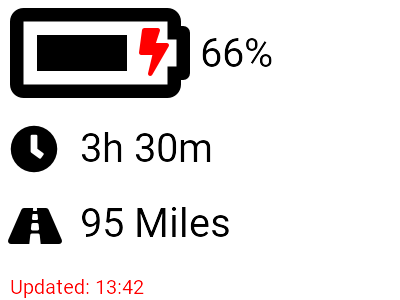

Reproduce this figure in Python.
from PIL import Image, ImageDraw, ImageFont
from inky import InkyWHAT
from ConfigParser import SafeConfigParser

import datetime
import pycarwings2
import time
import logging
import sys
import math
import os

# Sort out the directory
dir = os.path.dirname(__file__) + "/"
if len(dir) == 1:
	dir = ''

# setup inky for display
inky_display = InkyWHAT("red")
inky_display.set_border(inky_display.RED)

# get an image
base = Image.open(dir + 'img/base.png').convert('RGBA')

# make a blank image for the text, initialized to transparent text color
txt = Image.new('RGBA', base.size, (255,255,255,0))

# get a font
fnt = ImageFont.truetype(dir + 'fonts/roboto/Roboto-Regular.ttf', 40)
fnt_small = ImageFont.truetype(dir + 'fonts/roboto/Roboto-Regular.ttf', 20)

# get a drawing context
d = ImageDraw.Draw(txt)

logging.basicConfig(stream=sys.stdout, level=logging.ERROR)

parser = SafeConfigParser()
candidates = [ dir + 'config.ini', dir + 'my_config.ini' ]
found = parser.read(candidates)

username = parser.get('get-leaf-info', 'username')
password = parser.get('get-leaf-info', 'password')

s = pycarwings2.Session(username, password , "NE")
l = s.get_leaf()

leaf_info = l.get_latest_battery_status()

charge_percent = float(leaf_info.state_of_charge)
charge_percent = int(charge_percent)

if leaf_info.charging_status == 'NOT_CHARGING':
	charging = 0
else:
	charging = 1

#How long to charge to 100%
if leaf_info.time_to_full_l2_6kw != None:
	charge_time_hours = leaf_info.answer["BatteryStatusRecords"]["TimeRequiredToFull200_6kW"]["HourRequiredToFull"]
	charge_time_mins = leaf_info.answer["BatteryStatusRecords"]["TimeRequiredToFull200_6kW"]["MinutesRequiredToFull"]
	if len(charge_time_mins) == 1:
		charge_time_mins = "0" + charge_time_mins
	total_charge_time = charge_time_hours + "h " + charge_time_mins + "m"
else:
	total_charge_time = "0h 0m"

#How much range is left?
range_in_km = float(leaf_info.answer["BatteryStatusRecords"]["CruisingRangeAcOn"]) / 1000
range_in_miles = range_in_km / 1.609
range_in_miles = math.ceil(range_in_miles)
range_in_miles = int(range_in_miles)
range_in_miles = str(range_in_miles) + ' Miles'

#Which battery image do we want?
if charge_percent < 10:
    battery_img = 'battery_0.png';
elif charge_percent < 25:
    battery_img = 'battery_1.png';
elif charge_percent < 50:
    battery_img = 'battery_2.png';
elif charge_percent < 75:
    battery_img = 'battery_3.png';
else:
    battery_img = 'battery_4.png';

battery = Image.open(dir + 'img/'+battery_img).convert('RGBA')

# add battery % to text layer
d.text((200,30), str(charge_percent) + '%', font=fnt, fill=(0,0,0,255))

#Do we want the charging image?
if charging == 1:
	charge = Image.open(dir + 'img/charging.png').convert('RGBA')

# add charge eta to text layer
d.text((80,125), str(total_charge_time), font=fnt, fill=(0,0,0,255))

#Add the current range
d.text((80,200), str(range_in_miles), font=fnt, fill=(0,0,0,255))

#Add the updated text
currentDT = datetime.datetime.now()
d.text((10,275), 'Updated: '+ str(currentDT.hour) + ':' + str(currentDT.minute), font=fnt_small, fill=(255,0,0,255))

#Base and battery image merge
out = Image.alpha_composite(base, battery)

#Merge the clock layer
clock = Image.open(dir + 'img/clock.png').convert('RGBA')
out = Image.alpha_composite(out, clock)

#Merge the charging layer
if charging == 1:
    out = Image.alpha_composite(out, charge)

#Merge the text layer
out = Image.alpha_composite(out, txt)

# Convert the image to use a white / black / red colour palette
pal_img = Image.new("P", (1, 1))
pal_img.putpalette((255, 255, 255, 0, 0, 0, 255, 0, 0) + (0, 0, 0) * 252)

# Makes our image work with our pallet
img = out.convert("RGB").quantize(palette=pal_img)

# Outputs a png, you may want to do something with this.. who knows.
# Also handy to have for debugging :D
#out.save(dir + "inky-leaf.png")

# Displays the image
inky_display.set_image(img)
inky_display.show()
